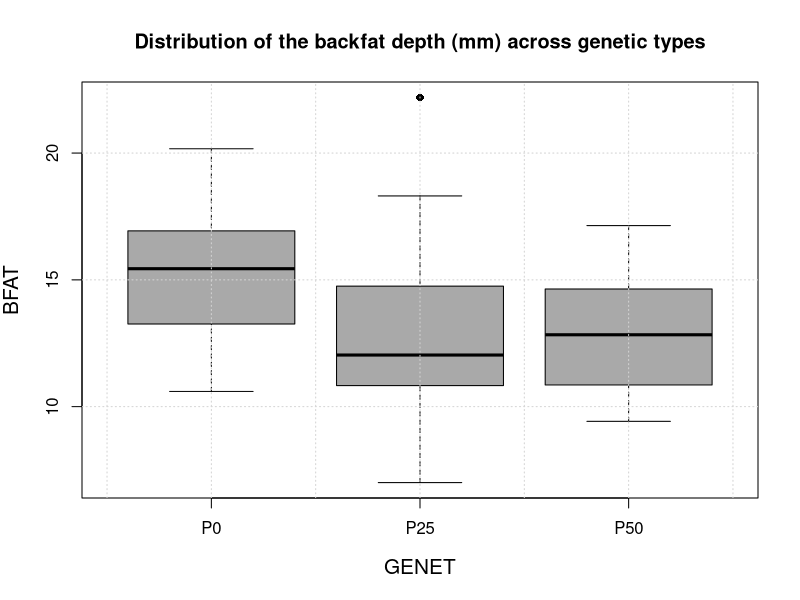

Generate this figure with R:

setwd("C:/Users/David/Dropbox/DS20/Session1")

### Required packages

require(RcmdrMisc)    # For numSummary

# Import data

dta = read.table("pig.txt",stringsAsFactors=TRUE)
str(dta)  # Provides a columnwise overview of the data table

# Effect of genetic type on BFAT

## Group summaries

numSummary(dta$BFAT,groups=dta$GENET)

## Mean and median

x = 1:4   # x is the series 1,2,3,4
mean(x)   # mean value of the series
median(x) # median value

x[4] = 40 # The 4th value is now 40
mean(x)
median(x)

## Percentiles

x = c(89.12,89.70,89.73,89.85,89.88,89.90,89.92,89.96,90.04,90.07,90.09,
      90.14,90.17,90.19,90.24,90.25,90.38,90.40,90.48,90.57,90.57,91.24)

length(x)
quantile(x)

## Standard deviation

x = dta$BFAT
x-mean(x)
sum(x-mean(x))

sd(x)
sqrt(sum((x-mean(x))^2)/59)

## Boxplot

boxplot(BFAT~GENET,data=dta,col="darkgray",cex.lab=1.25,pch=16,
   main="Distribution of the backfat depth (mm) across genetic types")
grid()
